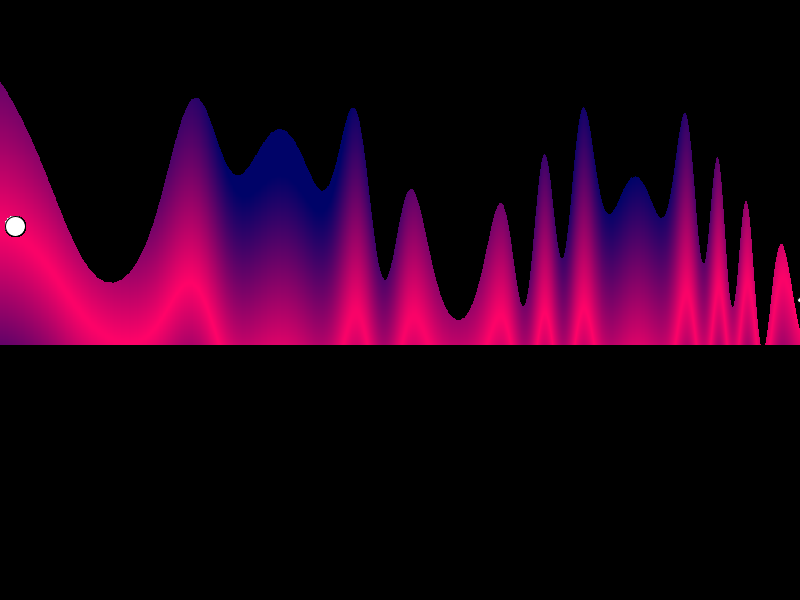
Frame 1 (no input)
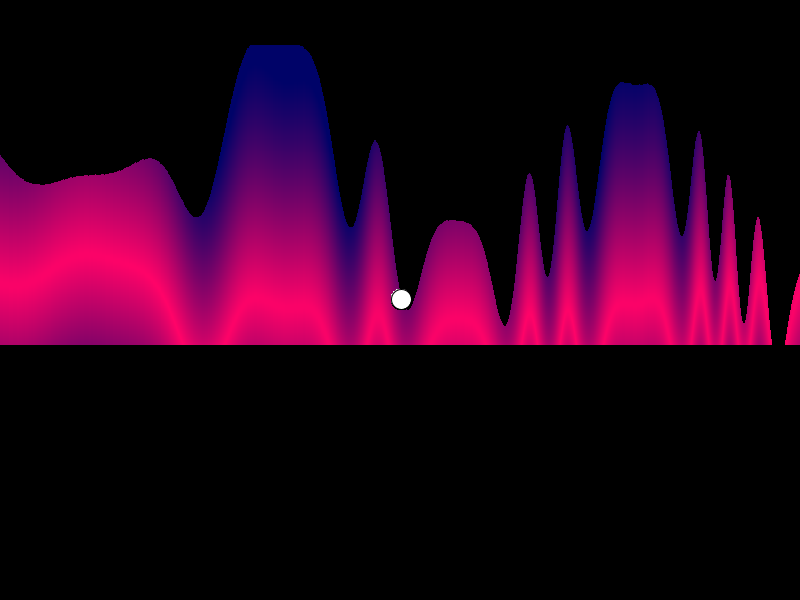
Frame 60 (the mouse pressed at the canvas centre just before this capture)
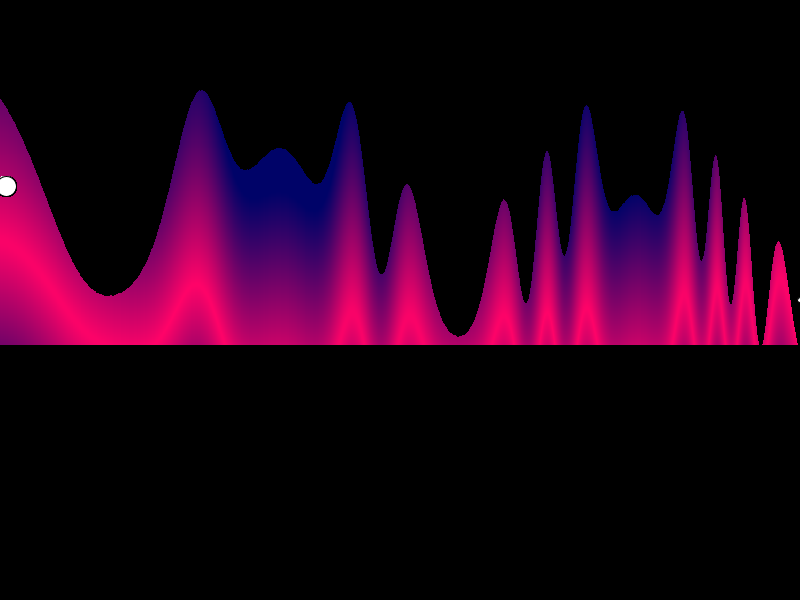
Frame 120 (the mouse held since frame 60 and released just before this capture)

The Processing sketch that drew these frames (run headless with seeded random() and noise(); from frame 60 on, the mouse is pressed at the canvas centre):

// Processing sketch: processing_180427
// ── processing_180427.pde


void setup(){

size(800,600);
background(0);
}
  int u =millis()/200;
void draw(){
     u +=1;
  background(0);
  
//  translate(300,300);
//  cline(200,100,400,400); 
  cline(0,200,800,300);
}

color colora=color(200);
void cline( int x1, int y1 , int x2, int y2)
{int x=0 ,  y =0, g=0,h=0;
ellipse(x1,y1,5,5);

ellipse(x2,y2,5,5);

 for (int b=y1/2;b<abs(y2*1.5);b+=1)
for (x=x1-7;x<x2;x+=1){ 

  y=y1+(y2-y1)*(x-x1)/(x2-x1);
//if (b>int(y+(20*sin(radians(x*3)-(u))/PI)+80*sin(radians(x-7))) || int(y+(20*sin(radians(x*8)+(u))/PI)+80*sin(radians(x-3)-x2))>b&&b>10)  set(x ,b,colora);


if (b>int(y+(200*sin(radians(x*sin(radians(x)))-(u))/PI)+80*sin(radians(x-7)))&&b>10 && b<y2+100)  set(x ,b-55,-colora);
//if (int(y+(20*sin(radians(x*8)+(u))/PI)+80*sin(radians(x-3)-x2))>b&&b>10)  set(x ,y2/2+b+100,-colora);

///colora=color(dist(x,int(y+(20*sin(radians(x*7)-(u))/PI)+80*sin(radians(x-7))),x,int(y2+(20*sin(radians(x2*7)-(u))/PI)+80*sin(radians(x2-7)))     ));

colora=color(dist(int(x+20*cos(radians(x/2))/PI),int(y+(200*sin(radians(x*sin(radians(x)))-(u))/PI)+80*sin(radians(x)/4)),x,b*sin(radians(b*4)/25)-55),252,152);
//colora=color((10+100)*cos(x/2)+(10+100)*sin(b/2));
//colora=color(200);

 // y=y1+(t);
// set(int(x+20*cos(radians(x))/PI) ,int(y+(20*sin(radians(x*7)-(u))/PI)+80*sin(radians(x-7))),colora);
 
 
  if(x==x1+((u*20)%(x2-x1))){
  g=int(x+20*cos(radians(x*7))/PI);
h=int(y+(20*sin(radians(x*7)-(u))/PI)+80*sin(radians(x-7)));
ellipse(g,h,20,20);}
}

}
